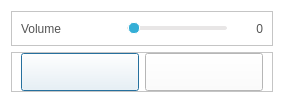
<?xml version="1.0" encoding="UTF-8"?>
<ui version="4.0">
 <class>PowerOnVolumeDialog</class>
 <widget class="QDialog" name="PowerOnVolumeDialog">
  <property name="geometry">
   <rect>
    <x>0</x>
    <y>0</y>
    <width>280</width>
    <height>102</height>
   </rect>
  </property>
  <property name="windowTitle">
   <string>Dialog</string>
  </property>
  <property name="styleSheet">
   <string notr="true">QLabel
{
	color: rgb(84, 84, 84);
	font: 14pt &quot;Segoe UI&quot;;
}
QPushButton
{
	color: rgb(84, 84, 84);
	font: 14pt &quot;Segoe UI&quot;;
}
QWidget
{
	background-color: rgb(255, 255, 255);
}</string>
  </property>
  <layout class="QGridLayout" name="gridLayout">
   <item row="0" column="0">
    <widget class="QFrame" name="frame0">
     <property name="frameShape">
      <enum>QFrame::StyledPanel</enum>
     </property>
     <property name="frameShadow">
      <enum>QFrame::Raised</enum>
     </property>
     <layout class="QHBoxLayout" name="horizontalLayout_2">
      <item>
       <widget class="QLabel" name="label0">
        <property name="minimumSize">
         <size>
          <width>100</width>
          <height>0</height>
         </size>
        </property>
        <property name="text">
         <string>Volume</string>
        </property>
       </widget>
      </item>
      <item>
       <widget class="QSlider" name="horizontalSlider0">
        <property name="minimumSize">
         <size>
          <width>100</width>
          <height>0</height>
         </size>
        </property>
        <property name="styleSheet">
         <string notr="true">QSlider::groove:horizontal {
    background-color: #e8e6e6;
    border: 1px solid #e8e6e6;
    height: 2px;
    border-radius: 2px;
}

QSlider::handle:horizontal {
    background-color: #34aed6;
    border: 1px solid #ffffff;
    width: 10px;
	height: 10px;
    border-radius: 5px;
	margin: -5px 0;
}</string>
        </property>
        <property name="orientation">
         <enum>Qt::Horizontal</enum>
        </property>
       </widget>
      </item>
      <item>
       <widget class="QLabel" name="labelVol0">
        <property name="minimumSize">
         <size>
          <width>30</width>
          <height>0</height>
         </size>
        </property>
        <property name="text">
         <string>0</string>
        </property>
        <property name="alignment">
         <set>Qt::AlignRight|Qt::AlignTrailing|Qt::AlignVCenter</set>
        </property>
       </widget>
      </item>
     </layout>
    </widget>
   </item>
   <item row="1" column="0">
    <widget class="QFrame" name="frame_2">
     <property name="styleSheet">
      <string notr="true">QPushButton
{
	border-image: url(&quot;:/resource/audiocd-popup-btn110-ok-n.png&quot;);
	width: 110px;
	height: 30px;
	color: rgb(84, 84, 84)
}

QPushButton:hover
{
 	border-image: url(&quot;:/resource/audiocd-popup-btn110-ok-h.png&quot;);
	width: 110px;
	height: 30px;	
	color: rgb(255, 255, 255)
}</string>
     </property>
     <property name="frameShape">
      <enum>QFrame::StyledPanel</enum>
     </property>
     <property name="frameShadow">
      <enum>QFrame::Raised</enum>
     </property>
     <layout class="QHBoxLayout" name="horizontalLayout">
      <property name="leftMargin">
       <number>0</number>
      </property>
      <property name="topMargin">
       <number>0</number>
      </property>
      <property name="rightMargin">
       <number>0</number>
      </property>
      <property name="bottomMargin">
       <number>0</number>
      </property>
      <item>
       <spacer name="horizontalSpacer">
        <property name="orientation">
         <enum>Qt::Horizontal</enum>
        </property>
        <property name="sizeHint" stdset="0">
         <size>
          <width>7</width>
          <height>20</height>
         </size>
        </property>
       </spacer>
      </item>
      <item>
       <widget class="QPushButton" name="btnOK"/>
      </item>
      <item>
       <widget class="QPushButton" name="btnCancel"/>
      </item>
      <item>
       <spacer name="horizontalSpacer_2">
        <property name="orientation">
         <enum>Qt::Horizontal</enum>
        </property>
        <property name="sizeHint" stdset="0">
         <size>
          <width>9</width>
          <height>20</height>
         </size>
        </property>
       </spacer>
      </item>
     </layout>
    </widget>
   </item>
  </layout>
 </widget>
 <resources/>
 <connections/>
</ui>
